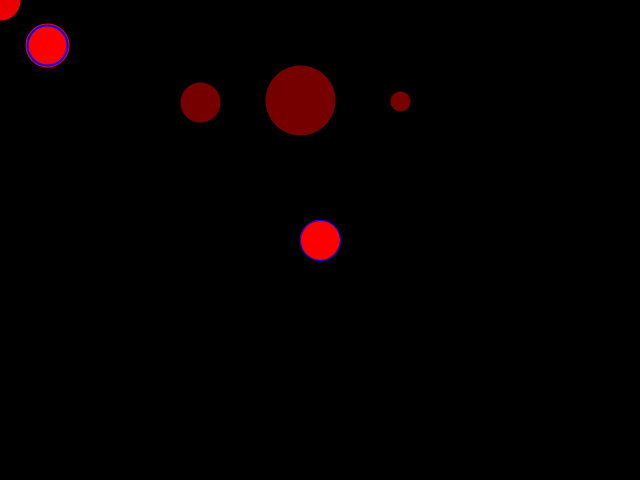
Frame 1 (no input)
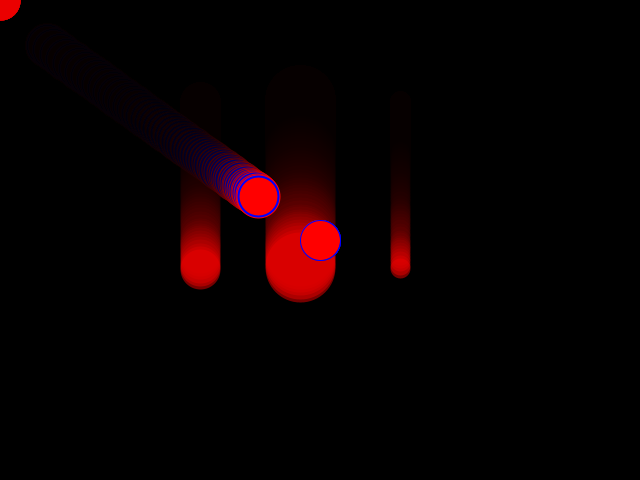
Frame 60 (the mouse pressed at the canvas centre just before this capture)
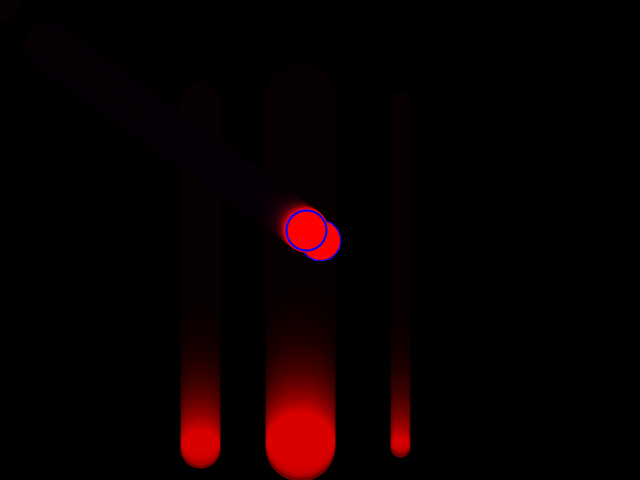
Frame 120 (the mouse held since frame 60 and released just before this capture)

The Processing sketch that drew these frames (run headless with seeded random() and noise(); from frame 60 on, the mouse is pressed at the canvas centre):

// Processing sketch: processing_55060
// ── processing_55060.pde

float bob=300;
float mary=100;
float posX = 320;
float posY = 240;
float enemyPosX = 40;
float enemyPosY = 40;
float circleSize = 40;
float playerEase = 20;
float enemyEase = 40;

void setup(){
size(640,480);
frameRate(60);
smooth();
background(0);
}

void draw(){
  
  if(mousePressed){
    posX = tween(posX,mouseX,playerEase);
    posY = tween(posY,mouseY,playerEase);
    strokeWeight(5);
    stroke(255,0,0);
    point(mouseX,mouseY);
    strokeWeight(40);
    line(320,240,mouseX,mouseY);
  }
  
  stroke(255,0,0,128);
  strokeWeight(70);
  point(bob,mary);
  mary++;
  stroke(255,0,0,128);
  strokeWeight(20);
  point(400,mary);
  mary+=random(0,2);
  stroke(255,0,0,128);
  strokeWeight(40);
  point(200,mary);
  mary++;

  stroke(255,0,0);
point(mouseX,mouseY);
  noStroke();
  fill(0,20);
  rectMode(CORNER);
  rect(0,0,width,height);
  
  noStroke();
  fill(255,0,0);
  strokeWeight(1);
  stroke(0,0,255);
  ellipseMode(CENTER);
  ellipse(posX,posY,circleSize,circleSize);
  enemyPosX = tween(enemyPosX,posX,enemyEase);
  enemyPosY = tween(enemyPosY,posY,enemyEase);

  //chase2
  strokeWeight(4);
  stroke(255,0,0);
  ellipse(enemyPosX,enemyPosY,circleSize,circleSize);
  strokeWeight(2);
  stroke(0,0,255);
  fill(255,0,0);
  ellipse(enemyPosX,enemyPosY,circleSize,circleSize);
 
 
}

//[[user:N1ckFG|1329336287]][[user:N1ckFG|1329336287]]
 
float tween(float v1, float v2, float e) {
  v1 += (v2-v1)/e;
  return v1;
}
 
boolean hitDetect(float x1, float y1, float w1, float h1, float x2, float y2, float w2, float h2) {
  w1 /= 2;
  h1 /= 2;
  w2 /= 2;
  h2 /= 2; 
  if(x1 + w1 >= x2 - w2 && x1 - w1 <= x2 + w2 && y1 + h1 >= y2 - h2 && y1 - h1 <= y2 + h2) {
    return true;
  } 
  else {
    return false;
  }
}
 
